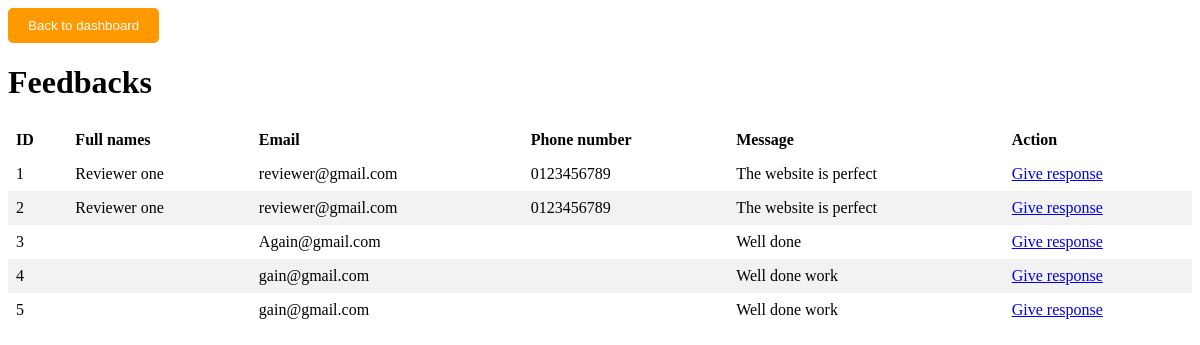
The page /adminpanel/feedback.php (signed in) on the database its author committed.
### tables this page shows
CREATE TABLE `feedback` (
  `id` int(11) NOT NULL,
  `full_names` varchar(255) NOT NULL,
  `email` varchar(255) NOT NULL,
  `phone_number` varchar(20) NOT NULL,
  `message` text NOT NULL
);

### adminpanel/feedback.php (the view, shortened to what this page needs)
<?php
$servername = "localhost";
$username = "root";
$password = "";
$database = "edutur";
$con = new mysqli($servername, $username, $password, $database);
try {
    $sql = "SELECT id, full_names, email, phone_number, message  FROM feedback";
    $result = $con->query($sql);
    if ($result) {
        $feedback = $result->fetch_all(MYSQLI_ASSOC);
    } else {
        throw new Exception("Query failed: " . $con->error);
    }
} catch (Exception $e) {
    die("An error occurred while fetching admin details: " . $e->getMessage());
}
?>
<!DOCTYPE html>
<html lang="en">
<head>
    <link rel="stylesheet" href="stylead.css">
</head>
<body>
<button style="background-color: #ff9900; padding: 10px 20px; border: none; color: #fff; cursor: pointer; border-radius: 5px;">
    <a href="./admindashboard.php" style="text-decoration: none; color: #fff;">Back to dashboard</a>
</button>
    <div class="content">
        <h1>Feedbacks</h1>
        <table>
            <thead>
                <tr>
                <th>ID</th>
                    <th>Full names</th>
                    <th>Email</th>
                    <th>Phone number</th>
                    <th>Message</th>
                    <th>Action</th>
                </tr>
            </thead>
            <tbody>
                <?php foreach ($feedback as $feedback): ?>
                    <tr>
                    <td><?= htmlspecialchars($feedback['id']) ?></td>
                        <td><?= htmlspecialchars($feedback['full_names']) ?></td>
                        <td><?= htmlspecialchars($feedback['email']) ?></td>
                        <td><?= htmlspecialchars($feedback['phone_number']) ?></td>
                        <td><?= htmlspecialchars($feedback['message']) ?></td>
                            <td><a href="mailto:<?= htmlspecialchars($feedback['email']) ?>?subject=Reply to Feedback" id="btn">Give response</a></td>
                    </tr>
                <?php endforeach; ?>
            </tbody>
        </table>
    </div>
</body>
</html>

### adminpanel/stylead.css (style rules this page uses)
table { width: 100%; border-collapse: collapse; margin-top: 20px; }
table, th, td { border: 1px solid var(--border); padding: 8px; text-align: left; }
th { background-color: var(--light-bg); }
tr:nth-child(even) { background-color: #f2f2f2; }

### rows shown on the page
feedback: id "1", full_names "Reviewer one", email "reviewer@gmail.com", phone_number "0123456789", message "The website is perfect"
feedback: id "2", full_names "Reviewer one", email "reviewer@gmail.com", phone_number "0123456789", message "The website is perfect"
feedback: id "3", email "Again@gmail.com", message "Well done"
feedback: id "4", email "gain@gmail.com", message "Well done work"
feedback: id "5", email "gain@gmail.com", message "Well done work"
